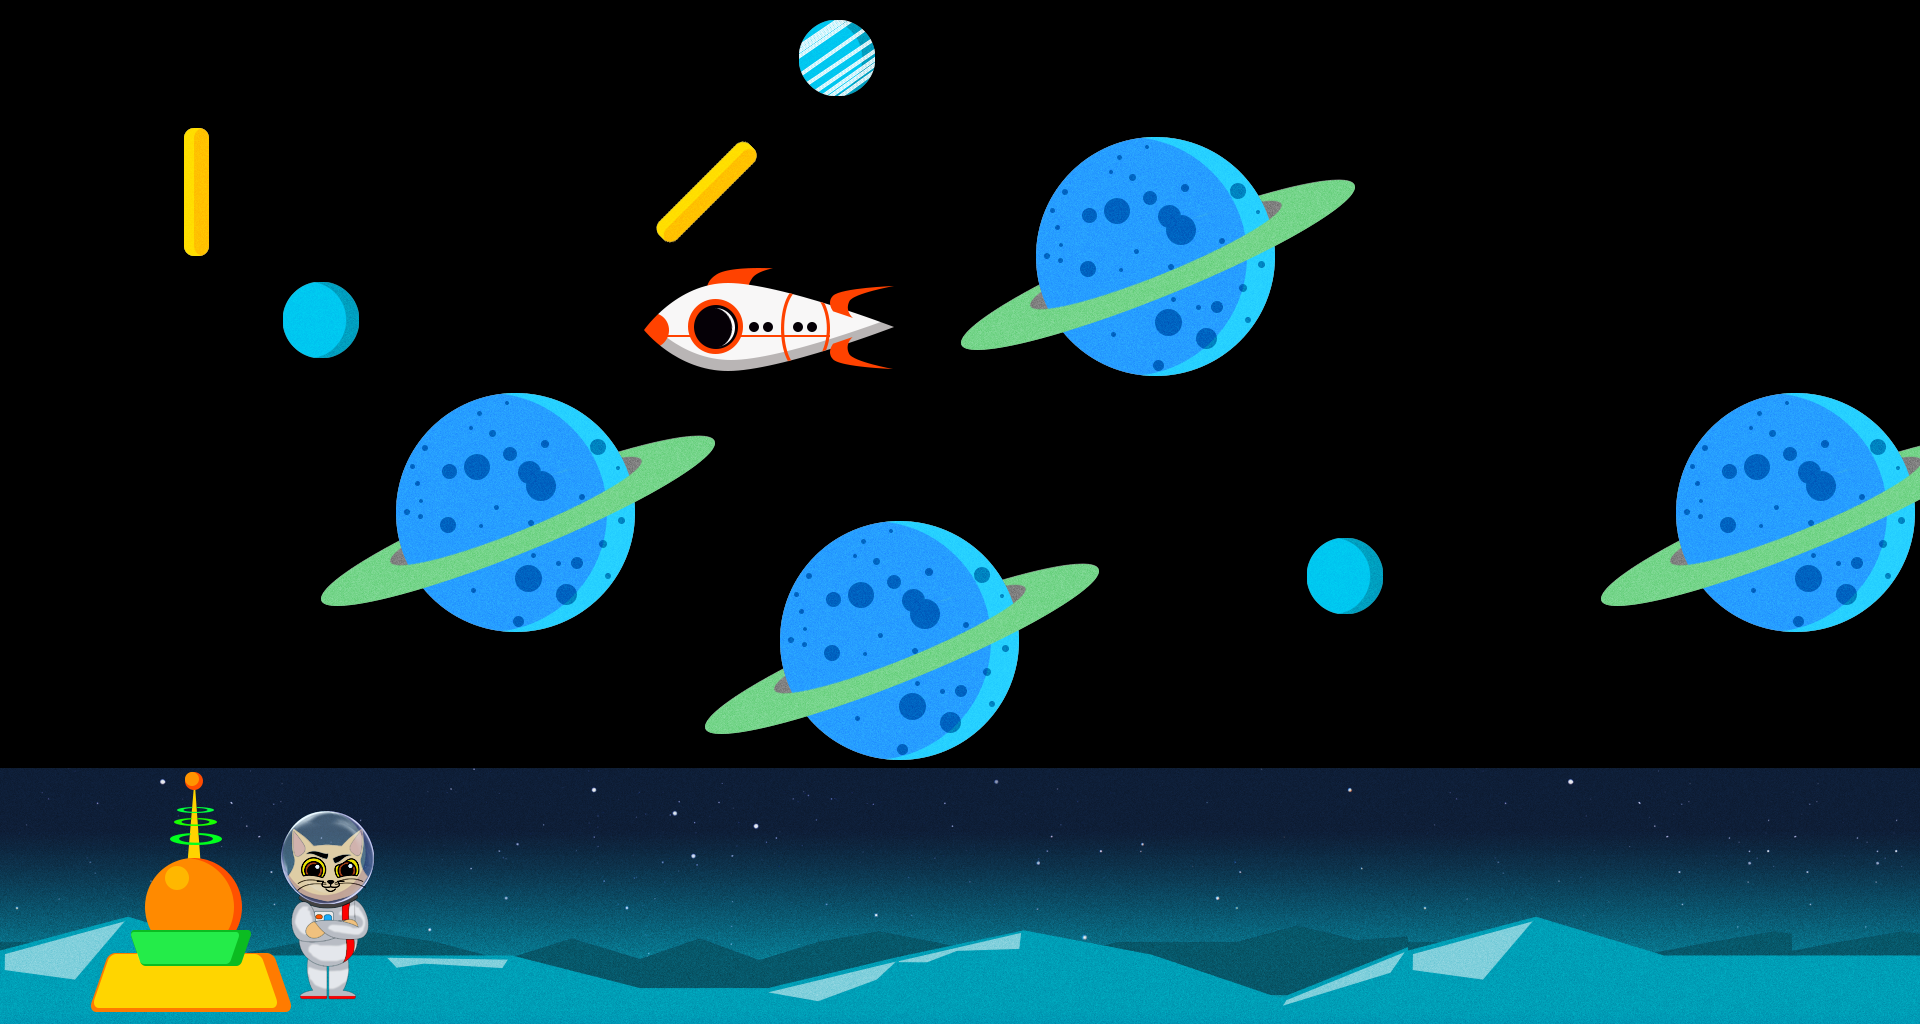

This is a level from a 2D game, rendered from its Tiled map with the project's own tilesets. A one-line summary and the complete map file follow:
An orthogonal 15x8 tile map with 128x128 px tiles, 3 tile layers (BackgroudLayer, PlayerLayer, GameLayer), 2 tilesets.

<map version="1.0" tiledversion="1.1.0" orientation="orthogonal" renderorder="right-down" width="15" height="8" tilewidth="128" tileheight="128" infinite="0" nextobjectid="1">
 <tileset firstgid="1" source="tiles.tsx" />
 <tileset firstgid="65" source="template_assets_v1.tsx" />
 <layer name="BackgroudLayer" width="15" height="8">
  <data encoding="csv">
0,0,0,0,0,0,0,0,0,0,0,0,0,0,0,
0,0,0,0,0,0,0,0,0,0,0,0,0,0,0,
0,0,0,0,0,0,0,0,0,0,0,0,0,0,0,
0,0,0,0,0,0,0,0,0,0,0,0,0,0,0,
0,0,0,0,0,0,0,0,0,0,0,0,0,0,0,
0,0,0,0,0,0,0,0,0,0,0,0,0,0,0,
158,159,160,161,162,163,164,165,166,167,168,158,159,160,160,
173,174,175,176,177,178,179,180,181,182,183,173,174,175,175
</data>
 </layer>
 <layer name="PlayerLayer" width="15" height="8">
  <data encoding="csv">
0,0,0,0,0,0,0,0,0,0,0,0,0,0,0,
0,0,0,0,0,0,0,0,0,0,0,0,0,0,0,
0,0,0,0,0,0,0,0,0,0,0,0,0,0,0,
0,0,0,0,0,0,0,0,0,0,0,0,0,0,0,
0,0,0,0,0,0,0,0,0,0,0,0,0,0,0,
0,0,0,0,0,0,0,0,0,0,0,0,0,0,0,
0,0,138,0,0,0,0,0,0,0,0,0,0,0,0,
0,0,153,0,0,0,0,0,0,0,0,0,0,0,0
</data>
 </layer>
 <layer name="GameLayer" width="15" height="8">
  <data encoding="csv">
0,0,0,0,0,0,102,0,0,0,0,0,0,0,0,
0,119,0,0,0,120,0,82,83,84,85,0,0,0,0,
0,0,116,0,0,92,93,97,98,99,100,0,0,0,0,
0,0,82,83,84,85,0,0,0,0,0,0,82,83,84,
0,0,97,98,99,82,83,84,85,0,116,0,97,98,99,
0,0,0,148,148,97,98,99,100,0,0,0,0,0,0,
89,90,91,0,0,0,0,0,0,0,0,0,0,0,0,
104,105,106,0,0,0,0,0,0,0,0,0,0,0,0
</data>
 </layer>
</map>
